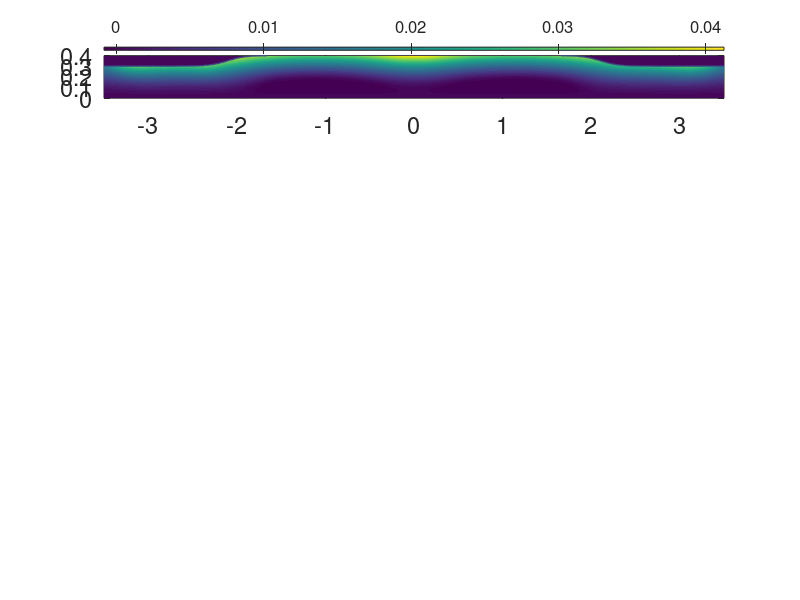

Write MATLAB code to recreate this figure. (Note: this script raises an error after producing the figure.)
% Hua-sheng Xie, huashengxie@gmail.com, 2019-05-29 14:47
% Read psi(r,z) and plot
close all; clear; clc;
icase=1;
if icase==1
    load('psiq1_fixed_FIX.mat');
elseif icase==2
    load('psiq1_free.mat');
end
% load('psiq1_rw=0_3_0_5.mat');
rw=max(max(Rq)); zw=max(max(Zq)); zwa=min(min(Zq));
[nRq,nZq]=size(psiq);

nR=nRq; nZ=nZq;
% nR=2^6+1; nZ=2^8+1;
Rlow=0; Rup=rw; Zlow=zwa; Zup=zw;
rr=linspace(Rlow,Rup,nR); zz=linspace(Zlow,Zup,nZ);
dR=rr(2)-rr(1); dZ=zz(2)-zz(1);
[R,Z]=ndgrid(rr,zz); dR2=dR*dR; dZ2=dZ*dZ;
psi=interp2(Zq,Rq,psiq,Z,R,'spline'); % 'cubic'
% psi=interp2(Zq,Rq,psiq,Z,R); % not ok for J&dp, due to 'linear' interp

Br=0.*psi; Bz=0.*psi; dp=0.*psi; J=0.*psi;
for jZ=2:(nZ-1)
    for jR=2:(nR-1)
        Br(jR,jZ)=-1/R(jR,jZ)*(psi(jR,jZ+1)-psi(jR,jZ-1))/(2*dZ);
        Bz(jR,jZ)= 1/R(jR,jZ)*(psi(jR+1,jZ)-psi(jR-1,jZ))/(2*dR);
        J(jR,jZ)=-1/R(jR,jZ)*((psi(jR+1,jZ)-2*psi(jR,jZ)+psi(jR-1,jZ))/(dR^2)...
            -1/R(jR,jZ)*(psi(jR+1,jZ)-psi(jR-1,jZ))/(2*dR)...
            +(psi(jR,jZ+1)-2*psi(jR,jZ)+psi(jR,jZ-1))/(dZ^2)); % to check
%         J(jR,jZ)=((psi(jR,jZ+1)-2*psi(jR,jZ)+psi(jR,jZ-1))); % to check
        dp(jR,jZ)=J(jR,jZ)/R(jR,jZ);
    end
end

for jZ=1:nZ
    psi(1,jZ)=psi(2,jZ); psi(nR,jZ)=psi(nR-1,jZ);
    Br(1,jZ)=Br(2,jZ); Br(nR,jZ)=Br(nR-1,jZ);
    Bz(1,jZ)=Bz(2,jZ); Bz(nR,jZ)=Bz(nR-1,jZ);
    J(1,jZ)=J(2,jZ); J(nR,jZ)=J(nR-1,jZ);
    dp(1,jZ)=dp(2,jZ); dp(nR,jZ)=dp(nR-1,jZ);
    
end


[jRo,jZo]=find(psi==min(min(psi)));
[jRm,jZm]=find(psi==max(max(psi)));
ro=R(jRo(1),jZo(1)); zo=Z(jRo(1),jZo(1));
zm=Z(jRm(1),jZm(1));
% rm=R(jRm(1),jZm(1));
rm=0.71;

%%
close all;
hf=figure('unit','normalized','Position',[0.6 0.1 0.4 0.7],...
   'DefaultAxesFontSize',12);
hs1=subplot(611);
pcolor(Z,R,psi); shading interp; hold on; colorbar('northOutside');
set(gca,'Fontsize',17);
psimin=min(min(psi));
vv=[0,0.01,0.15,0.4,0.9*psimin,0.3*psimin,0.03*psimin];
[C1,h1]=contour(Z,R,psi,vv,'linewidth',1,'linestyle','-',...
    'color','k','visible','off'); hold on;
[C2,h2]=contour(Z,R,psi,[0,0],'linewidth',1,'linestyle',...
    '--','color','r','visible','off'); hold on;
ylabel('R (m)');  axis tight; box on; % title('(a) \psi');
plot(zo,ro,'rx');
ylim([0,rm]);
set(gca,'ytick',[0:0.2:rm]);


subplot(612);
pcolor(Z,R,Br); shading interp; hold on; colorbar('northOutside');
set(gca,'Fontsize',17);
ylabel('R (m)');  axis tight; box on; % title('(b) B_r');
ylim([0,rm]);
set(gca,'ytick',[0:0.2:rm]);
subplot(613);
pcolor(Z,R,Bz); shading interp; hold on; colorbar('northOutside');
set(gca,'Fontsize',17);
ylabel('R (m)');   box on; % title('(c) B_z');
subplot(614);
pcolor(Z,R,J); shading interp; hold on; colorbar('northOutside');
set(gca,'Fontsize',17);
ylabel('R (m)');  axis tight; box on; % title('(d) J_\zeta');
subplot(615);
pcolor(Z,R,dp); shading interp; hold on; colorbar('northOutside');
set(gca,'Fontsize',17);
ylabel('R (m)');  axis tight; box on;%title('(e) dp/d\psi');

JBz=J.*Bz;
JBr=J.*Br;

imethod=2;
p=0.*R;
if(imethod==1) % calculate fro dpsi

    for jR=2:nR
        p(jR,jZo)=p(jR-1,jZo)+0.5*(dp(jR-1,jZo)+dp(jR,jZo))*(psi(jR,jZo)-psi(jR-1,jZo));
    end
    for jR=1:nR
        for jZ=(jZo-1):-1:1
            p(jR,jZ)=p(jR,jZ+1)+0.5*(dp(jR,jZ)+dp(jR,jZ+1))*(psi(jR,jZ)-psi(jR,jZ+1));
        end
        for jZ=(jZo+1):1:nZ
            p(jR,jZ)=p(jR,jZ-1)+0.5*(dp(jR,jZ)+dp(jR,jZ-1))*(psi(jR,jZ)-psi(jR,jZ-1));
        end
    end
else % calculate from dr and dz
    for jR=2:nR
        p(jR,jZo)=p(jR-1,jZo)+0.5*(JBz(jR-1,jZo)+JBz(jR,jZo))*dR;
    end
    for jR=1:nR
        for jZ=(jZo-1):-1:1
            p(jR,jZ)=p(jR,jZ+1)+0.5*(JBr(jR,jZ)+JBr(jR,jZ+1))*dZ;
        end
        for jZ=(jZo+1):1:nZ
            p(jR,jZ)=p(jR,jZ-1)-0.5*(JBr(jR,jZ)+JBr(jR,jZ-1))*dZ;
        end
    end
end
p=p-min(min(p))+0.05*(max(max(p)-min(min(p))));
subplot(6,1,6);

pcolor(Z,R,p); shading interp; hold on; colorbar('northOutside');
set(gca,'Fontsize',17);
xlabel('Z (m)');ylabel('R (m)'); axis tight; box on;%title('(f) p(\psi)'); 
set(gca,'ytick',[0:0.2:rm]);

%%

C1(C1>5)=NaN;
C2(C2>5)=NaN;
strj={'\psi','B_r','B_z','J_\zeta','dp/d\psi','p(\psi)'};
for j=1:6
    subplot(6,1,j);
    plot(C1(1,:),C1(2,:),'k','linewidth',1);
    plot(C2(1,:),C2(2,:),'r--','linewidth',1);
    stj=['(',char(96+j),') '];
%     stj=strcat(stj,' ',strj(j));
    stj=strcat(strj(j));
%     text(zw,-0.15*rw,stj,'fontsize',14);
    text(0.8*zw,0.8*rw,stj,'fontsize',18,'color','m');
end

% set(gcf,'PaperPositionMode','auto');
% print(gcf,'-dpng','equilibrium.png');
%%
dpdr=0.*p;
dpdz=0.*p;
for jR=2:(nR-1)
    for jZ=2:(nZ-1)
        dpdr(jR,jZ)=(p(jR+1,jZ)-p(jR-1,jZ))/(2*dR);
        dpdz(jR,jZ)=(p(jR,jZ+1)-p(jR,jZ-1))/(2*dZ);
    end
end
JBr_o_dpdz=-JBr./dpdz;
JBz_o_dpdr=JBz./dpdr;

[jr,jz]=ndgrid(1:nR,1:nZ);
eqdat=[reshape(jr,1,[]);reshape(jz,1,[]);reshape(R,1,[]);...
    reshape(Z,1,[]);reshape(psi,1,[]);reshape(p,1,[]);reshape(J,1,[])];
% fid = fopen('frceq.dat', 'w');
% fprintf(fid,'%d\n%d\n',nR,nZ);
% fprintf(fid,'%5d %5d %16.7e %16.7e %16.7e %16.7e %16.7e \n',eqdat);
% fclose(fid);
